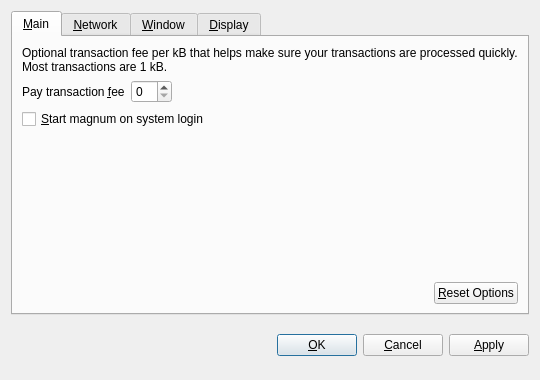
<?xml version="1.0" encoding="UTF-8"?>
<ui version="4.0">
 <class>OptionsDialog</class>
 <widget class="QDialog" name="OptionsDialog">
  <property name="geometry">
   <rect>
    <x>0</x>
    <y>0</y>
    <width>540</width>
    <height>380</height>
   </rect>
  </property>
  <property name="windowTitle">
   <string>Options</string>
  </property>
  <property name="modal">
   <bool>true</bool>
  </property>
  <layout class="QVBoxLayout" name="verticalLayout">
   <item>
    <widget class="QTabWidget" name="tabWidget">
     <property name="tabPosition">
      <enum>QTabWidget::North</enum>
     </property>
     <property name="currentIndex">
      <number>0</number>
     </property>
     <widget class="QWidget" name="tabMain">
      <attribute name="title">
       <string>&amp;Main</string>
      </attribute>
      <layout class="QVBoxLayout" name="verticalLayout_Main">
       <item>
        <widget class="QLabel" name="transactionFeeInfoLabel">
         <property name="text">
          <string>Optional transaction fee per kB that helps make sure your transactions are processed quickly. Most transactions are 1 kB.</string>
         </property>
         <property name="textFormat">
          <enum>Qt::PlainText</enum>
         </property>
         <property name="wordWrap">
          <bool>true</bool>
         </property>
        </widget>
       </item>
       <item>
        <layout class="QHBoxLayout" name="horizontalLayout_1_Main">
         <item>
          <widget class="QLabel" name="transactionFeeLabel">
           <property name="text">
            <string>Pay transaction &amp;fee</string>
           </property>
           <property name="textFormat">
            <enum>Qt::PlainText</enum>
           </property>
           <property name="buddy">
            <cstring>transactionFee</cstring>
           </property>
          </widget>
         </item>
         <item>
          <widget class="BitcoinAmountField" name="transactionFee"/>
         </item>
         <item>
          <spacer name="horizontalSpacer_1_Main">
           <property name="orientation">
            <enum>Qt::Horizontal</enum>
           </property>
           <property name="sizeHint" stdset="0">
            <size>
             <width>40</width>
             <height>20</height>
            </size>
           </property>
          </spacer>
         </item>
        </layout>
       </item>
       <item>
        <widget class="QCheckBox" name="bitcoinAtStartup">
         <property name="toolTip">
          <string>Automatically start magnum after logging in to the system.</string>
         </property>
         <property name="text">
          <string>&amp;Start magnum on system login</string>
         </property>
        </widget>
       </item>
       <item>
        <spacer name="verticalSpacer_Main">
         <property name="orientation">
          <enum>Qt::Vertical</enum>
         </property>
         <property name="sizeHint" stdset="0">
          <size>
           <width>20</width>
           <height>40</height>
          </size>
         </property>
        </spacer>
       </item>
       <item>
        <layout class="QHBoxLayout" name="horizontalLayout_2_Main">
         <item>
          <spacer name="horizontalSpacer_2_Main">
           <property name="orientation">
            <enum>Qt::Horizontal</enum>
           </property>
           <property name="sizeHint" stdset="0">
            <size>
             <width>40</width>
             <height>20</height>
            </size>
           </property>
          </spacer>
         </item>
         <item>
          <widget class="QPushButton" name="resetButton">
           <property name="toolTip">
            <string>Reset all client options to default.</string>
           </property>
           <property name="text">
            <string>&amp;Reset Options</string>
           </property>
           <property name="autoDefault">
            <bool>false</bool>
           </property>
          </widget>
         </item>
        </layout>
       </item>
      </layout>
     </widget>
     <widget class="QWidget" name="tabNetwork">
      <attribute name="title">
       <string>&amp;Network</string>
      </attribute>
      <layout class="QVBoxLayout" name="verticalLayout_Network">
       <item>
        <widget class="QCheckBox" name="mapPortUpnp">
         <property name="toolTip">
          <string>Automatically open the magnum client port on the router. This only works when your router supports UPnP and it is enabled.</string>
         </property>
         <property name="text">
          <string>Map port using &amp;UPnP</string>
         </property>
        </widget>
       </item>
       <item>
        <widget class="QCheckBox" name="connectSocks">
         <property name="toolTip">
          <string>Connect to the magnum network through a SOCKS proxy (e.g. when connecting through Tor).</string>
         </property>
         <property name="text">
          <string>&amp;Connect through SOCKS proxy:</string>
         </property>
        </widget>
       </item>
       <item>
        <layout class="QHBoxLayout" name="horizontalLayout_Network">
         <item>
          <widget class="QLabel" name="proxyIpLabel">
           <property name="text">
            <string>Proxy &amp;IP:</string>
           </property>
           <property name="textFormat">
            <enum>Qt::PlainText</enum>
           </property>
           <property name="buddy">
            <cstring>proxyIp</cstring>
           </property>
          </widget>
         </item>
         <item>
          <widget class="QValidatedLineEdit" name="proxyIp">
           <property name="maximumSize">
            <size>
             <width>140</width>
             <height>16777215</height>
            </size>
           </property>
           <property name="toolTip">
            <string>IP address of the proxy (e.g. 127.0.0.1)</string>
           </property>
          </widget>
         </item>
         <item>
          <widget class="QLabel" name="proxyPortLabel">
           <property name="text">
            <string>&amp;Port:</string>
           </property>
           <property name="textFormat">
            <enum>Qt::PlainText</enum>
           </property>
           <property name="buddy">
            <cstring>proxyPort</cstring>
           </property>
          </widget>
         </item>
         <item>
          <widget class="QLineEdit" name="proxyPort">
           <property name="maximumSize">
            <size>
             <width>55</width>
             <height>16777215</height>
            </size>
           </property>
           <property name="toolTip">
            <string>Port of the proxy (e.g. 9050)</string>
           </property>
          </widget>
         </item>
         <item>
          <widget class="QLabel" name="socksVersionLabel">
           <property name="text">
            <string>SOCKS &amp;Version:</string>
           </property>
           <property name="textFormat">
            <enum>Qt::PlainText</enum>
           </property>
           <property name="buddy">
            <cstring>socksVersion</cstring>
           </property>
          </widget>
         </item>
         <item>
          <widget class="QValueComboBox" name="socksVersion">
           <property name="toolTip">
            <string>SOCKS version of the proxy (e.g. 5)</string>
           </property>
          </widget>
         </item>
         <item>
          <spacer name="horizontalSpacer_Network">
           <property name="orientation">
            <enum>Qt::Horizontal</enum>
           </property>
           <property name="sizeHint" stdset="0">
            <size>
             <width>40</width>
             <height>20</height>
            </size>
           </property>
          </spacer>
         </item>
        </layout>
       </item>
       <item>
        <spacer name="verticalSpacer_Network">
         <property name="orientation">
          <enum>Qt::Vertical</enum>
         </property>
         <property name="sizeHint" stdset="0">
          <size>
           <width>20</width>
           <height>40</height>
          </size>
         </property>
        </spacer>
       </item>
      </layout>
     </widget>
     <widget class="QWidget" name="tabWindow">
      <attribute name="title">
       <string>&amp;Window</string>
      </attribute>
      <layout class="QVBoxLayout" name="verticalLayout_Window">
       <item>
        <widget class="QCheckBox" name="minimizeToTray">
         <property name="toolTip">
          <string>Show only a tray icon after minimizing the window.</string>
         </property>
         <property name="text">
          <string>&amp;Minimize to the tray instead of the taskbar</string>
         </property>
        </widget>
       </item>
       <item>
        <widget class="QCheckBox" name="minimizeOnClose">
         <property name="toolTip">
          <string>Minimize instead of exit the application when the window is closed. When this option is enabled, the application will be closed only after selecting Quit in the menu.</string>
         </property>
         <property name="text">
          <string>M&amp;inimize on close</string>
         </property>
        </widget>
       </item>
       <item>
        <spacer name="verticalSpacer_Window">
         <property name="orientation">
          <enum>Qt::Vertical</enum>
         </property>
         <property name="sizeHint" stdset="0">
          <size>
           <width>20</width>
           <height>40</height>
          </size>
         </property>
        </spacer>
       </item>
      </layout>
     </widget>
     <widget class="QWidget" name="tabDisplay">
      <attribute name="title">
       <string>&amp;Display</string>
      </attribute>
      <layout class="QVBoxLayout" name="verticalLayout_Display">
       <item>
        <layout class="QHBoxLayout" name="horizontalLayout_1_Display">
         <item>
          <widget class="QLabel" name="langLabel">
           <property name="text">
            <string>User Interface &amp;language:</string>
           </property>
           <property name="textFormat">
            <enum>Qt::PlainText</enum>
           </property>
           <property name="buddy">
            <cstring>lang</cstring>
           </property>
          </widget>
         </item>
         <item>
          <widget class="QValueComboBox" name="lang">
           <property name="toolTip">
            <string>The user interface language can be set here. This setting will take effect after restarting magnum.</string>
           </property>
          </widget>
         </item>
        </layout>
       </item>
       <item>
        <layout class="QHBoxLayout" name="horizontalLayout_2_Display">
         <item>
          <widget class="QLabel" name="unitLabel">
           <property name="text">
            <string>&amp;Unit to show amounts in:</string>
           </property>
           <property name="textFormat">
            <enum>Qt::PlainText</enum>
           </property>
           <property name="buddy">
            <cstring>unit</cstring>
           </property>
          </widget>
         </item>
         <item>
          <widget class="QValueComboBox" name="unit">
           <property name="toolTip">
            <string>Choose the default subdivision unit to show in the interface and when sending coins.</string>
           </property>
          </widget>
         </item>
        </layout>
       </item>
       <item>
        <widget class="QCheckBox" name="displayAddresses">
         <property name="toolTip">
          <string>Whether to show magnum addresses in the transaction list or not.</string>
         </property>
         <property name="text">
          <string>&amp;Display addresses in transaction list</string>
         </property>
        </widget>
       </item>
       <item>
        <widget class="QCheckBox" name="coinControlFeatures">
         <property name="toolTip">
          <string>Whether to show coin control features or not.</string>
         </property>
         <property name="text">
          <string>Display coin &amp;control features (experts only!)</string>
         </property>
        </widget>
       </item>
       <item>
        <spacer name="verticalSpacer_Display">
         <property name="orientation">
          <enum>Qt::Vertical</enum>
         </property>
         <property name="sizeHint" stdset="0">
          <size>
           <width>20</width>
           <height>40</height>
          </size>
         </property>
        </spacer>
       </item>
      </layout>
     </widget>
    </widget>
   </item>
   <item>
    <layout class="QHBoxLayout" name="horizontalLayout_Buttons">
     <item>
      <spacer name="horizontalSpacer_1">
       <property name="orientation">
        <enum>Qt::Horizontal</enum>
       </property>
       <property name="sizeHint" stdset="0">
        <size>
         <width>40</width>
         <height>48</height>
        </size>
       </property>
      </spacer>
     </item>
     <item>
      <widget class="QLabel" name="statusLabel">
       <property name="font">
        <font>
         <weight>75</weight>
         <bold>true</bold>
        </font>
       </property>
       <property name="text">
        <string/>
       </property>
       <property name="textFormat">
        <enum>Qt::PlainText</enum>
       </property>
       <property name="wordWrap">
        <bool>true</bool>
       </property>
      </widget>
     </item>
     <item>
      <spacer name="horizontalSpacer_2">
       <property name="orientation">
        <enum>Qt::Horizontal</enum>
       </property>
       <property name="sizeHint" stdset="0">
        <size>
         <width>40</width>
         <height>48</height>
        </size>
       </property>
      </spacer>
     </item>
     <item>
      <widget class="QPushButton" name="okButton">
       <property name="text">
        <string>&amp;OK</string>
       </property>
      </widget>
     </item>
     <item>
      <widget class="QPushButton" name="cancelButton">
       <property name="text">
        <string>&amp;Cancel</string>
       </property>
       <property name="autoDefault">
        <bool>false</bool>
       </property>
      </widget>
     </item>
     <item>
      <widget class="QPushButton" name="applyButton">
       <property name="text">
        <string>&amp;Apply</string>
       </property>
       <property name="autoDefault">
        <bool>false</bool>
       </property>
      </widget>
     </item>
    </layout>
   </item>
  </layout>
 </widget>
 <customwidgets>
  <customwidget>
   <class>BitcoinAmountField</class>
   <extends>QSpinBox</extends>
   <header>bitcoinamountfield.h</header>
  </customwidget>
  <customwidget>
   <class>QValueComboBox</class>
   <extends>QComboBox</extends>
   <header>qvaluecombobox.h</header>
  </customwidget>
  <customwidget>
   <class>QValidatedLineEdit</class>
   <extends>QLineEdit</extends>
   <header>qvalidatedlineedit.h</header>
  </customwidget>
 </customwidgets>
 <resources/>
 <connections/>
</ui>
